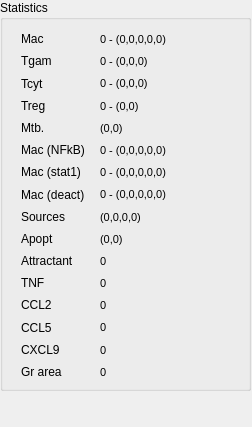
<?xml version="1.0" encoding="UTF-8"?>
<ui version="4.0">
 <class>StatWidgetClass</class>
 <widget class="QWidget" name="StatWidgetClass">
  <property name="geometry">
   <rect>
    <x>0</x>
    <y>0</y>
    <width>252</width>
    <height>427</height>
   </rect>
  </property>
  <property name="windowTitle">
   <string>StatWidget</string>
  </property>
  <widget class="QGroupBox" name="groupBoxStatistics">
   <property name="geometry">
    <rect>
     <x>0</x>
     <y>0</y>
     <width>251</width>
     <height>391</height>
    </rect>
   </property>
   <property name="title">
    <string>Statistics</string>
   </property>
   <widget class="QWidget" name="layoutWidget1">
    <property name="geometry">
     <rect>
      <x>10</x>
      <y>20</y>
      <width>231</width>
      <height>371</height>
     </rect>
    </property>
    <layout class="QGridLayout" name="gridLayout_18">
     <item row="0" column="0">
      <widget class="QLabel" name="labelMacCap">
       <property name="text">
        <string>Mac</string>
       </property>
      </widget>
     </item>
     <item row="0" column="1">
      <widget class="QLabel" name="labelMac">
       <property name="minimumSize">
        <size>
         <width>130</width>
         <height>0</height>
        </size>
       </property>
       <property name="font">
        <font>
         <pointsize>8</pointsize>
        </font>
       </property>
       <property name="toolTip">
        <string>Mac (Resting, Infected, Chronically Infected, Active, Dead)</string>
       </property>
       <property name="text">
        <string>0 - (0,0,0,0,0)</string>
       </property>
      </widget>
     </item>
     <item row="1" column="0">
      <widget class="QLabel" name="labelTgamCap">
       <property name="text">
        <string>Tgam</string>
       </property>
      </widget>
     </item>
     <item row="2" column="0">
      <widget class="QLabel" name="labelTcytCap">
       <property name="text">
        <string>Tcyt</string>
       </property>
      </widget>
     </item>
     <item row="2" column="1">
      <widget class="QLabel" name="labelTcyt">
       <property name="font">
        <font>
         <pointsize>8</pointsize>
        </font>
       </property>
       <property name="toolTip">
        <string>Tcyt (Resting, Regulated, Dead)</string>
       </property>
       <property name="text">
        <string>0 - (0,0,0)</string>
       </property>
      </widget>
     </item>
     <item row="3" column="0">
      <widget class="QLabel" name="labelTregCap">
       <property name="text">
        <string>Treg</string>
       </property>
      </widget>
     </item>
     <item row="3" column="1">
      <widget class="QLabel" name="labelTreg">
       <property name="font">
        <font>
         <pointsize>8</pointsize>
        </font>
       </property>
       <property name="toolTip">
        <string>Treg (Resting, Dead)</string>
       </property>
       <property name="text">
        <string>0 - (0,0)</string>
       </property>
      </widget>
     </item>
     <item row="4" column="0">
      <widget class="QLabel" name="labelMtbCap">
       <property name="text">
        <string>Mtb.</string>
       </property>
      </widget>
     </item>
     <item row="4" column="1">
      <widget class="QLabel" name="labelMtb">
       <property name="font">
        <font>
         <pointsize>8</pointsize>
        </font>
       </property>
       <property name="toolTip">
        <string>(Ext. Mtb, Int. Mtb)</string>
       </property>
       <property name="text">
        <string>(0,0)</string>
       </property>
      </widget>
     </item>
     <item row="5" column="1">
      <widget class="QLabel" name="labelMacNFkB">
       <property name="font">
        <font>
         <pointsize>8</pointsize>
        </font>
       </property>
       <property name="toolTip">
        <string>NFkB: Mac (Resting, Infected, Chronically Infected, Active, Dead)</string>
       </property>
       <property name="text">
        <string>0 - (0,0,0,0,0)</string>
       </property>
      </widget>
     </item>
     <item row="8" column="0">
      <widget class="QLabel" name="labelSrcCap">
       <property name="text">
        <string>Sources</string>
       </property>
      </widget>
     </item>
     <item row="8" column="1">
      <widget class="QLabel" name="labelSources">
       <property name="font">
        <font>
         <pointsize>8</pointsize>
        </font>
       </property>
       <property name="toolTip">
        <string>Active sources (Mac, Tgam, Tcyt, Treg)</string>
       </property>
       <property name="text">
        <string>(0,0,0,0)</string>
       </property>
      </widget>
     </item>
     <item row="9" column="0">
      <widget class="QLabel" name="labelApoptCap">
       <property name="text">
        <string>Apopt</string>
       </property>
      </widget>
     </item>
     <item row="9" column="1">
      <widget class="QLabel" name="labelApoptosis">
       <property name="font">
        <font>
         <pointsize>8</pointsize>
        </font>
       </property>
       <property name="toolTip">
        <string>Apoptosis (TNF,Fas/FasL)</string>
       </property>
       <property name="text">
        <string>(0,0)</string>
       </property>
      </widget>
     </item>
     <item row="11" column="0">
      <widget class="QLabel" name="labelTNFCap">
       <property name="text">
        <string>TNF</string>
       </property>
      </widget>
     </item>
     <item row="12" column="0">
      <widget class="QLabel" name="labelCCL2Cap">
       <property name="text">
        <string>CCL2</string>
       </property>
      </widget>
     </item>
     <item row="13" column="0">
      <widget class="QLabel" name="labelCCL5Cap">
       <property name="text">
        <string>CCL5</string>
       </property>
      </widget>
     </item>
     <item row="14" column="0">
      <widget class="QLabel" name="labelCXCL9Cap">
       <property name="text">
        <string>CXCL9</string>
       </property>
      </widget>
     </item>
     <item row="11" column="1">
      <widget class="QLabel" name="labelTNF">
       <property name="font">
        <font>
         <pointsize>8</pointsize>
        </font>
       </property>
       <property name="toolTip">
        <string/>
       </property>
       <property name="text">
        <string>0</string>
       </property>
      </widget>
     </item>
     <item row="12" column="1">
      <widget class="QLabel" name="labelCCL2">
       <property name="font">
        <font>
         <pointsize>8</pointsize>
        </font>
       </property>
       <property name="toolTip">
        <string/>
       </property>
       <property name="text">
        <string>0</string>
       </property>
      </widget>
     </item>
     <item row="13" column="1">
      <widget class="QLabel" name="labelCCL5">
       <property name="font">
        <font>
         <pointsize>8</pointsize>
        </font>
       </property>
       <property name="toolTip">
        <string/>
       </property>
       <property name="text">
        <string>0</string>
       </property>
      </widget>
     </item>
     <item row="14" column="1">
      <widget class="QLabel" name="labelCXCL9">
       <property name="font">
        <font>
         <pointsize>8</pointsize>
        </font>
       </property>
       <property name="toolTip">
        <string/>
       </property>
       <property name="text">
        <string>0</string>
       </property>
      </widget>
     </item>
     <item row="6" column="0">
      <widget class="QLabel" name="labelMacStat1Cap">
       <property name="text">
        <string>Mac (stat1)</string>
       </property>
      </widget>
     </item>
     <item row="6" column="1">
      <widget class="QLabel" name="labelMacStat1">
       <property name="font">
        <font>
         <pointsize>8</pointsize>
        </font>
       </property>
       <property name="toolTip">
        <string>stat1: Mac (Resting, Infected, Chronically Infected, Active, Dead)</string>
       </property>
       <property name="text">
        <string>0 - (0,0,0,0,0)</string>
       </property>
      </widget>
     </item>
     <item row="15" column="1">
      <widget class="QLabel" name="labelGranulomaAreaVal">
       <property name="font">
        <font>
         <pointsize>8</pointsize>
        </font>
       </property>
       <property name="text">
        <string>0</string>
       </property>
      </widget>
     </item>
     <item row="15" column="0">
      <widget class="QLabel" name="label_2">
       <property name="text">
        <string>Gr area</string>
       </property>
      </widget>
     </item>
     <item row="1" column="1">
      <widget class="QLabel" name="labelTgam">
       <property name="font">
        <font>
         <pointsize>8</pointsize>
        </font>
       </property>
       <property name="toolTip">
        <string>Tgam (Active, Regulated, Dead)</string>
       </property>
       <property name="text">
        <string>0 - (0,0,0)</string>
       </property>
      </widget>
     </item>
     <item row="5" column="0">
      <widget class="QLabel" name="labelMacNFkBCap">
       <property name="text">
        <string>Mac (NFkB)</string>
       </property>
      </widget>
     </item>
     <item row="7" column="0">
      <widget class="QLabel" name="labelMacDeactCap">
       <property name="text">
        <string>Mac (deact)</string>
       </property>
      </widget>
     </item>
     <item row="7" column="1">
      <widget class="QLabel" name="labelMacDeact">
       <property name="font">
        <font>
         <pointsize>8</pointsize>
        </font>
       </property>
       <property name="toolTip">
        <string>deact: Mac (Resting, Infected, Chronically Infected, Active, Dead)</string>
       </property>
       <property name="text">
        <string>0 - (0,0,0,0,0)</string>
       </property>
      </widget>
     </item>
     <item row="10" column="0">
      <widget class="QLabel" name="labelMacAttractabtCap">
       <property name="text">
        <string>Attractant</string>
       </property>
      </widget>
     </item>
     <item row="10" column="1">
      <widget class="QLabel" name="labelMacAttractant">
       <property name="font">
        <font>
         <pointsize>8</pointsize>
        </font>
       </property>
       <property name="toolTip">
        <string/>
       </property>
       <property name="text">
        <string>0</string>
       </property>
      </widget>
     </item>
    </layout>
   </widget>
  </widget>
 </widget>
 <layoutdefault spacing="6" margin="11"/>
 <resources/>
 <connections/>
</ui>
